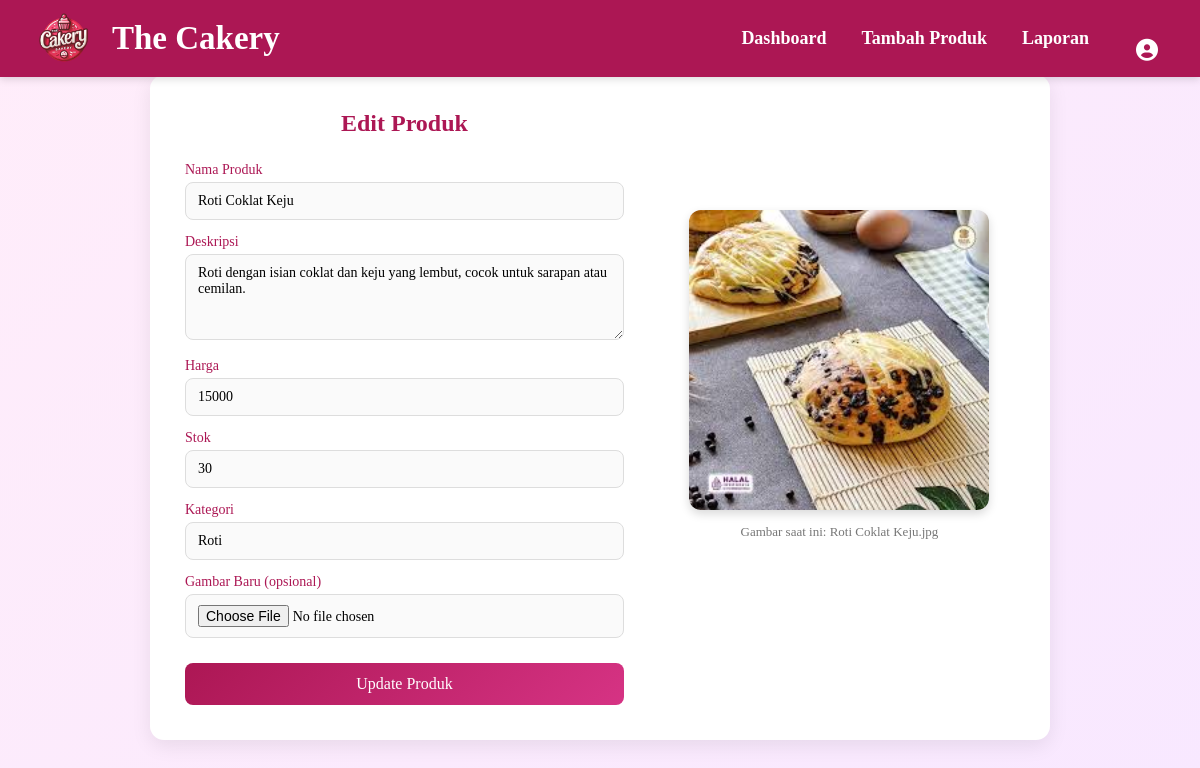
The page /admin/edit_produk.php?id=1 on the database as committed earlier.
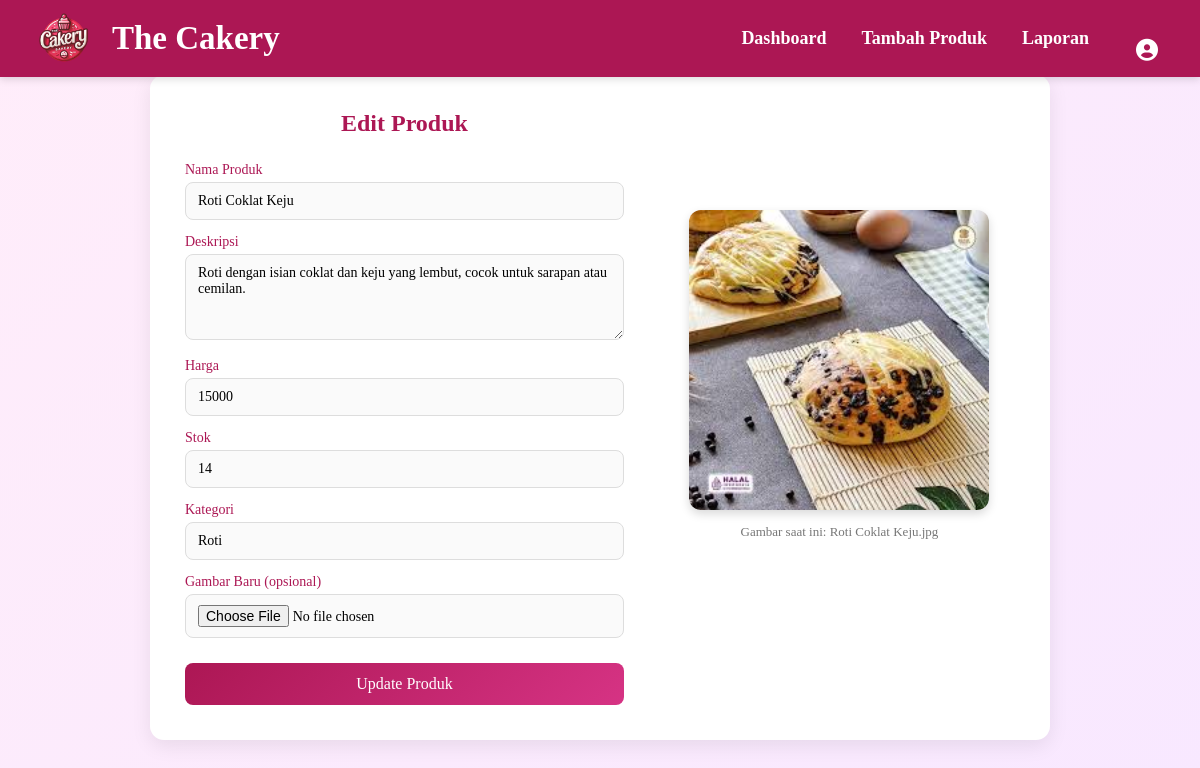
The same page on the database as committed later.
### tables this page shows
CREATE TABLE `tb_produk` (
  `id` int(11) NOT NULL,
  `nama_produk` varchar(255) NOT NULL,
  `deskripsi` text NOT NULL,
  `harga` decimal(10,0) NOT NULL,
  `stok` int(11) NOT NULL,
  `gambar` varchar(255) NOT NULL,
  `kategori` varchar(100) NOT NULL,
  `crated_at` timestamp(6) NOT NULL DEFAULT current_timestamp(6) ON UPDATE current_timestamp(6)
);

### admin/edit_produk.php (the view, shortened to what this page needs)
<?php
include 'koneksi.php';
$id_produk = $_GET['id'];
$query = mysqli_query($koneksi, "SELECT * FROM tb_produk WHERE id = '$id_produk'");
$produk = mysqli_fetch_assoc($query);
?>
<!DOCTYPE html>
<html lang="id">
<head>
</head>
<body>
<?php include 'navmenu.php'; ?>
<div class="form-wrapper">
    <div class="form-container">
        <h2>Edit Produk</h2>
        <form action="" method="POST" enctype="multipart/form-data">
            <label for="nama_produk">Nama Produk</label>
            <input type="text" name="nama_produk" id="nama_produk" value="<?php echo htmlspecialchars($produk['nama_produk']); ?>" required>
            <label for="deskripsi">Deskripsi</label>
            <textarea name="deskripsi" id="deskripsi" rows="4" required><?php echo htmlspecialchars($produk['deskripsi']); ?></textarea>
            <label for="harga">Harga</label>
            <input type="number" name="harga" id="harga" value="<?php echo $produk['harga']; ?>" required>
            <label for="stok">Stok</label>
            <input type="number" name="stok" id="stok" value="<?php echo $produk['stok']; ?>" required>
            <label for="kategori">Kategori</label>
            <input type="text" name="kategori" id="kategori" value="<?php echo htmlspecialchars($produk['kategori']); ?>" required>
            <label for="gambar">Gambar Baru (opsional)</label>
            <input type="file" name="gambar" id="gambar">
            <button type="submit" name="update">Update Produk</button>
        </form>
    </div>
    <div class="image-container">
        <img src="img/<?php echo htmlspecialchars($produk['gambar']); ?>" alt="Gambar Produk">
        <small>Gambar saat ini: <?php echo htmlspecialchars($produk['gambar']); ?></small>
    </div>
</div>
</body>
</html>

Rows that differ between the two databases and show on the page:
changed tb_produk "Roti Coklat Keju.jpg": stok "30" → "14"
